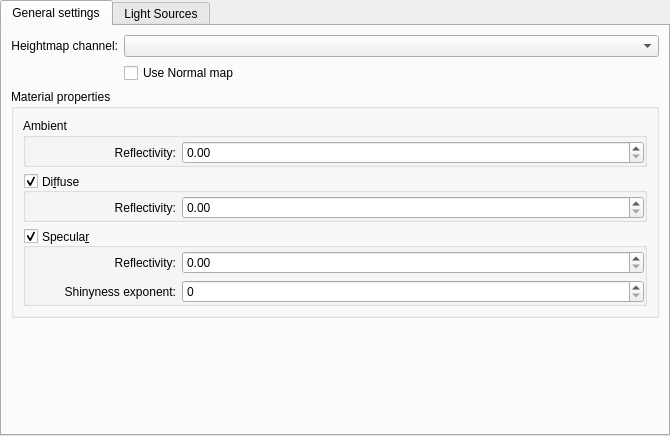
<?xml version="1.0" encoding="UTF-8"?>
<ui version="4.0">
 <author>
    SPDX-FileCopyrightText: none
    SPDX-License-Identifier: GPL-3.0-or-later
  </author>
 <class>WdgPhongBumpmap</class>
 <widget class="QWidget" name="WdgPhongBumpmap">
  <property name="geometry">
   <rect>
    <x>0</x>
    <y>0</y>
    <width>670</width>
    <height>436</height>
   </rect>
  </property>
  <property name="sizePolicy">
   <sizepolicy hsizetype="Expanding" vsizetype="Expanding">
    <horstretch>0</horstretch>
    <verstretch>0</verstretch>
   </sizepolicy>
  </property>
  <property name="minimumSize">
   <size>
    <width>570</width>
    <height>323</height>
   </size>
  </property>
  <property name="baseSize">
   <size>
    <width>570</width>
    <height>323</height>
   </size>
  </property>
  <layout class="QHBoxLayout" name="horizontalLayout">
   <property name="sizeConstraint">
    <enum>QLayout::SetDefaultConstraint</enum>
   </property>
   <property name="leftMargin">
    <number>0</number>
   </property>
   <property name="topMargin">
    <number>0</number>
   </property>
   <property name="rightMargin">
    <number>0</number>
   </property>
   <property name="bottomMargin">
    <number>0</number>
   </property>
   <item>
    <widget class="QTabWidget" name="settingsTabWidget">
     <property name="sizePolicy">
      <sizepolicy hsizetype="Expanding" vsizetype="Expanding">
       <horstretch>0</horstretch>
       <verstretch>0</verstretch>
      </sizepolicy>
     </property>
     <property name="currentIndex">
      <number>0</number>
     </property>
     <widget class="QWidget" name="generalSettings">
      <attribute name="title">
       <string>General settings</string>
      </attribute>
      <layout class="QGridLayout" name="gridLayout_4">
       <item row="2" column="0" colspan="2">
        <widget class="QGroupBox" name="materialParametersGroupBox">
         <property name="sizePolicy">
          <sizepolicy hsizetype="Preferred" vsizetype="Fixed">
           <horstretch>0</horstretch>
           <verstretch>0</verstretch>
          </sizepolicy>
         </property>
         <property name="title">
          <string>Material properties</string>
         </property>
         <property name="flat">
          <bool>true</bool>
         </property>
         <layout class="QGridLayout" name="gridLayout_6">
          <item row="2" column="0">
           <widget class="QGroupBox" name="specularReflectivityGroup">
            <property name="title">
             <string>Specula&amp;r</string>
            </property>
            <property name="alignment">
             <set>Qt::AlignLeading|Qt::AlignLeft|Qt::AlignVCenter</set>
            </property>
            <property name="flat">
             <bool>true</bool>
            </property>
            <property name="checkable">
             <bool>true</bool>
            </property>
            <layout class="QGridLayout" name="gridLayout_3">
             <property name="leftMargin">
              <number>0</number>
             </property>
             <property name="topMargin">
              <number>3</number>
             </property>
             <property name="rightMargin">
              <number>0</number>
             </property>
             <property name="bottomMargin">
              <number>0</number>
             </property>
             <item row="0" column="0">
              <widget class="QLabel" name="lblSpecularReflectivity">
               <property name="text">
                <string>Reflectivity:</string>
               </property>
               <property name="alignment">
                <set>Qt::AlignRight|Qt::AlignTrailing|Qt::AlignVCenter</set>
               </property>
              </widget>
             </item>
             <item row="0" column="1">
              <widget class="KisDoubleSliderSpinBox" name="specularReflectivityKisDoubleSliderSpinBox" native="true">
               <property name="sizePolicy">
                <sizepolicy hsizetype="MinimumExpanding" vsizetype="Fixed">
                 <horstretch>1</horstretch>
                 <verstretch>1</verstretch>
                </sizepolicy>
               </property>              
               <property name="maximumSize">
                <size>
                 <width>16777215</width>
                 <height>23</height>
                </size>
               </property>
              </widget>
             </item>
             <item row="1" column="0">
              <widget class="QLabel" name="lblSpecularShinyExp">
               <property name="text">
                <string>Shinyness exponent:</string>
               </property>
               <property name="alignment">
                <set>Qt::AlignRight|Qt::AlignTrailing|Qt::AlignVCenter</set>
               </property>
              </widget>
             </item>
             <item row="1" column="1">
              <widget class="KisSliderSpinBox" name="shininessExponentKisSliderSpinBox" native="true">
               <property name="sizePolicy">
                <sizepolicy hsizetype="Minimum" vsizetype="Fixed">
                 <horstretch>1</horstretch>
                 <verstretch>1</verstretch>
                </sizepolicy>
               </property>              
               <property name="maximumSize">
                <size>
                 <width>16777215</width>
                 <height>23</height>
                </size>
               </property>
              </widget>
             </item>
             <item row="2" column="0">
              <spacer name="horizontalSpacer_3">
               <property name="orientation">
                <enum>Qt::Horizontal</enum>
               </property>
               <property name="sizeType">
                <enum>QSizePolicy::Fixed</enum>
               </property>
               <property name="sizeHint" stdset="0">
                <size>
                 <width>150</width>
                 <height>0</height>
                </size>
               </property>
              </spacer>
             </item>
            </layout>
           </widget>
          </item>
          <item row="1" column="0">
           <widget class="QGroupBox" name="diffuseReflectivityGroup">
            <property name="layoutDirection">
             <enum>Qt::LeftToRight</enum>
            </property>
            <property name="title">
             <string>Di&amp;ffuse</string>
            </property>
            <property name="alignment">
             <set>Qt::AlignLeading|Qt::AlignLeft|Qt::AlignVCenter</set>
            </property>
            <property name="flat">
             <bool>true</bool>
            </property>
            <property name="checkable">
             <bool>true</bool>
            </property>
            <layout class="QGridLayout" name="gridLayout_2">
             <property name="leftMargin">
              <number>0</number>
             </property>
             <property name="topMargin">
              <number>3</number>
             </property>
             <property name="rightMargin">
              <number>0</number>
             </property>
             <property name="bottomMargin">
              <number>0</number>
             </property>
             <item row="0" column="0">
              <widget class="QLabel" name="lblDiffuseReflectivity">
               <property name="text">
                <string>Reflectivity:</string>
               </property>
               <property name="alignment">
                <set>Qt::AlignRight|Qt::AlignTrailing|Qt::AlignVCenter</set>
               </property>
              </widget>
             </item>
             <item row="0" column="1">
              <widget class="KisDoubleSliderSpinBox" name="diffuseReflectivityKisDoubleSliderSpinBox" native="true">
               <property name="sizePolicy">
                <sizepolicy hsizetype="Expanding" vsizetype="Fixed">
                 <horstretch>1</horstretch>
                 <verstretch>1</verstretch>
                </sizepolicy>
               </property>

               <property name="maximumSize">
                <size>
                 <width>16777215</width>
                 <height>23</height>
                </size>
               </property>
              </widget>
             </item>
             <item row="1" column="0">
              <spacer name="horizontalSpacer_2">
               <property name="orientation">
                <enum>Qt::Horizontal</enum>
               </property>
               <property name="sizeType">
                <enum>QSizePolicy::Fixed</enum>
               </property>
               <property name="sizeHint" stdset="0">
                <size>
                 <width>150</width>
                 <height>0</height>
                </size>
               </property>
              </spacer>
             </item>
            </layout>
           </widget>
          </item>
          <item row="0" column="0">
           <widget class="QGroupBox" name="AmbientGroup">
            <property name="title">
             <string>Ambient</string>
            </property>
            <property name="flat">
             <bool>true</bool>
            </property>
            <property name="checkable">
             <bool>false</bool>
            </property>
            <layout class="QGridLayout" name="gridLayout">
             <property name="leftMargin">
              <number>0</number>
             </property>
             <property name="topMargin">
              <number>3</number>
             </property>
             <property name="rightMargin">
              <number>0</number>
             </property>
             <property name="bottomMargin">
              <number>0</number>
             </property>
             <property name="spacing">
              <number>6</number>
             </property>
             <item row="0" column="0">
              <widget class="QLabel" name="lblAmbientReflectivity">
               <property name="text">
                <string>Reflectivity:</string>
               </property>
               <property name="alignment">
                <set>Qt::AlignRight|Qt::AlignTrailing|Qt::AlignVCenter</set>
               </property>
              </widget>
             </item>
             <item row="0" column="1">
              <widget class="KisDoubleSliderSpinBox" name="ambientReflectivityKisDoubleSliderSpinBox" native="true">
               <property name="sizePolicy">
                <sizepolicy hsizetype="MinimumExpanding" vsizetype="Fixed">
                 <horstretch>1</horstretch>
                 <verstretch>1</verstretch>
                </sizepolicy>
               </property>              
               <property name="maximumSize">
                <size>
                 <width>16777215</width>
                 <height>23</height>
                </size>
               </property>
              </widget>
             </item>
             <item row="1" column="0">
              <spacer name="horizontalSpacer_4">
               <property name="orientation">
                <enum>Qt::Horizontal</enum>
               </property>
               <property name="sizeType">
                <enum>QSizePolicy::Fixed</enum>
               </property>
               <property name="sizeHint" stdset="0">
                <size>
                 <width>150</width>
                 <height>0</height>
                </size>
               </property>
              </spacer>
             </item>
            </layout>
           </widget>
          </item>
         </layout>
        </widget>
       </item>
       <item row="0" column="0">
        <widget class="QLabel" name="lblHeightmapChannel">
         <property name="text">
          <string>Heightmap channel:</string>
         </property>
         <property name="alignment">
          <set>Qt::AlignRight|Qt::AlignTrailing|Qt::AlignVCenter</set>
         </property>
        </widget>
       </item>
       <item row="0" column="1">
        <widget class="QComboBox" name="heightChannelComboBox">
         <property name="sizePolicy">
          <sizepolicy hsizetype="Expanding" vsizetype="Fixed">
           <horstretch>0</horstretch>
           <verstretch>0</verstretch>
          </sizepolicy>
         </property>
        </widget>
       </item>
       <item row="1" column="0">
        <spacer name="verticalSpacer_3">
         <property name="orientation">
          <enum>Qt::Vertical</enum>
         </property>
         <property name="sizeType">
          <enum>QSizePolicy::Fixed</enum>
         </property>
         <property name="sizeHint" stdset="0">
          <size>
           <width>20</width>
           <height>16</height>
          </size>
         </property>
        </spacer>
       </item>
       <item row="3" column="0">
        <spacer name="verticalSpacer">
         <property name="orientation">
          <enum>Qt::Vertical</enum>
         </property>
         <property name="sizeType">
          <enum>QSizePolicy::MinimumExpanding</enum>
         </property>
         <property name="sizeHint" stdset="0">
          <size>
           <width>20</width>
           <height>9</height>
          </size>
         </property>
        </spacer>
       </item>
       <item row="1" column="1">
        <widget class="QCheckBox" name="useNormalMap">
         <property name="text">
          <string extracomment="Whether or not this filter should only use a given channel or use all channels and treat them as a normal map">Use Normal map</string>
         </property>
         <property name="tristate">
          <bool>false</bool>
         </property>
        </widget>
       </item>
      </layout>
     </widget>
     <widget class="QWidget" name="lightSources">
      <attribute name="title">
       <string>Light Sources</string>
      </attribute>
      <layout class="QGridLayout" name="gridLayout_9">
       <property name="leftMargin">
        <number>10</number>
       </property>
       <property name="topMargin">
        <number>10</number>
       </property>
       <property name="rightMargin">
        <number>10</number>
       </property>
       <property name="bottomMargin">
        <number>10</number>
       </property>
       <property name="spacing">
        <number>10</number>
       </property>
       <item row="1" column="1">
        <widget class="QGroupBox" name="lightSourceGroupBox4">
         <property name="sizePolicy">
          <sizepolicy hsizetype="Fixed" vsizetype="Fixed">
           <horstretch>0</horstretch>
           <verstretch>0</verstretch>
          </sizepolicy>
         </property>
         <property name="title">
          <string>Light Source &amp;4</string>
         </property>
         <property name="flat">
          <bool>true</bool>
         </property>
         <property name="checkable">
          <bool>true</bool>
         </property>
         <property name="checked">
          <bool>false</bool>
         </property>
         <layout class="QFormLayout" name="formLayout_8">
          <property name="fieldGrowthPolicy">
           <enum>QFormLayout::AllNonFixedFieldsGrow</enum>
          </property>
          <property name="horizontalSpacing">
           <number>5</number>
          </property>
          <property name="verticalSpacing">
           <number>5</number>
          </property>
          <property name="leftMargin">
           <number>10</number>
          </property>
          <property name="topMargin">
           <number>10</number>
          </property>
          <property name="rightMargin">
           <number>10</number>
          </property>
          <property name="bottomMargin">
           <number>10</number>
          </property>
          <item row="0" column="0">
           <layout class="QFormLayout" name="formLayout_4">
            <item row="0" column="0">
             <widget class="QLabel" name="colorLabel4">
              <property name="text">
               <string>Color:</string>
              </property>
              <property name="alignment">
               <set>Qt::AlignRight|Qt::AlignTrailing|Qt::AlignVCenter</set>
              </property>
             </widget>
            </item>
            <item row="0" column="1">
             <widget class="KColorCombo" name="lightKColorCombo4">
              <property name="color">
               <color>
                <red>255</red>
                <green>255</green>
                <blue>0</blue>
               </color>
              </property>
             </widget>
            </item>
            <item row="1" column="0">
             <widget class="QLabel" name="azimuthLabel4">
              <property name="toolTip">
               <string>Direction of the light, the dial tip represents where the light comes from.</string>
              </property>
              <property name="text">
               <string>Azimuth:</string>
              </property>
              <property name="alignment">
               <set>Qt::AlignRight|Qt::AlignTrailing|Qt::AlignVCenter</set>
              </property>
             </widget>
            </item>
            <item row="2" column="0">
             <widget class="QLabel" name="inclinationLabel4">
              <property name="toolTip">
               <string>Vertical tilt of the light. 90° is perpendicular to the canvas, 0° is parallel.</string>
              </property>
              <property name="text">
               <string>Inclination:</string>
              </property>
              <property name="alignment">
               <set>Qt::AlignRight|Qt::AlignTrailing|Qt::AlignVCenter</set>
              </property>
             </widget>
            </item>
            <item row="1" column="1">
             <widget class="KisAngleSelector" name="azimuthAngleSelector4" native="true"/>
            </item>
            <item row="2" column="1">
             <widget class="KisAngleSelector" name="elevationAngleSelector4" native="true"/>
            </item>
           </layout>
          </item>
         </layout>
        </widget>
       </item>
       <item row="1" column="0">
        <widget class="QGroupBox" name="lightSourceGroupBox2">
         <property name="sizePolicy">
          <sizepolicy hsizetype="Fixed" vsizetype="Fixed">
           <horstretch>0</horstretch>
           <verstretch>0</verstretch>
          </sizepolicy>
         </property>
         <property name="title">
          <string>Light Source &amp;2</string>
         </property>
         <property name="flat">
          <bool>true</bool>
         </property>
         <property name="checkable">
          <bool>true</bool>
         </property>
         <layout class="QFormLayout" name="formLayout_6">
          <property name="horizontalSpacing">
           <number>5</number>
          </property>
          <property name="verticalSpacing">
           <number>5</number>
          </property>
          <property name="leftMargin">
           <number>10</number>
          </property>
          <property name="topMargin">
           <number>10</number>
          </property>
          <property name="rightMargin">
           <number>10</number>
          </property>
          <property name="bottomMargin">
           <number>10</number>
          </property>
          <item row="0" column="0">
           <layout class="QFormLayout" name="formLayout_2">
            <item row="0" column="0">
             <widget class="QLabel" name="colorLabel2">
              <property name="text">
               <string>Color:</string>
              </property>
              <property name="alignment">
               <set>Qt::AlignRight|Qt::AlignTrailing|Qt::AlignVCenter</set>
              </property>
             </widget>
            </item>
            <item row="0" column="1">
             <widget class="KColorCombo" name="lightKColorCombo2">
              <property name="color">
               <color>
                <red>255</red>
                <green>0</green>
                <blue>0</blue>
               </color>
              </property>
             </widget>
            </item>
            <item row="1" column="0">
             <widget class="QLabel" name="azimuthLabel2">
              <property name="toolTip">
               <string>Direction of the light, the dial tip represents where the light comes from.</string>
              </property>
              <property name="text">
               <string>Azimuth:</string>
              </property>
              <property name="alignment">
               <set>Qt::AlignRight|Qt::AlignTrailing|Qt::AlignVCenter</set>
              </property>
             </widget>
            </item>
            <item row="2" column="0">
             <widget class="QLabel" name="inclinationLabel2">
              <property name="toolTip">
               <string>Vertical tilt of the light. 90° is perpendicular to the canvas, 0° is parallel.</string>
              </property>
              <property name="text">
               <string>Inclination:</string>
              </property>
              <property name="alignment">
               <set>Qt::AlignRight|Qt::AlignTrailing|Qt::AlignVCenter</set>
              </property>
             </widget>
            </item>
            <item row="1" column="1">
             <widget class="KisAngleSelector" name="azimuthAngleSelector2" native="true"/>
            </item>
            <item row="2" column="1">
             <widget class="KisAngleSelector" name="elevationAngleSelector2" native="true"/>
            </item>
           </layout>
          </item>
         </layout>
        </widget>
       </item>
       <item row="0" column="0">
        <widget class="QGroupBox" name="lightSourceGroupBox1">
         <property name="sizePolicy">
          <sizepolicy hsizetype="Fixed" vsizetype="Fixed">
           <horstretch>0</horstretch>
           <verstretch>0</verstretch>
          </sizepolicy>
         </property>
         <property name="title">
          <string>Light Source &amp;1</string>
         </property>
         <property name="flat">
          <bool>true</bool>
         </property>
         <property name="checkable">
          <bool>true</bool>
         </property>
         <layout class="QFormLayout" name="formLayout_5">
          <property name="horizontalSpacing">
           <number>5</number>
          </property>
          <property name="verticalSpacing">
           <number>5</number>
          </property>
          <property name="leftMargin">
           <number>10</number>
          </property>
          <property name="topMargin">
           <number>10</number>
          </property>
          <property name="rightMargin">
           <number>10</number>
          </property>
          <property name="bottomMargin">
           <number>10</number>
          </property>
          <item row="0" column="0">
           <layout class="QFormLayout" name="formLayout">
            <property name="horizontalSpacing">
             <number>6</number>
            </property>
            <property name="verticalSpacing">
             <number>6</number>
            </property>
            <item row="0" column="0">
             <widget class="QLabel" name="colorLabel1">
              <property name="text">
               <string>Color:</string>
              </property>
              <property name="alignment">
               <set>Qt::AlignRight|Qt::AlignTrailing|Qt::AlignVCenter</set>
              </property>
             </widget>
            </item>
            <item row="0" column="1">
             <widget class="KColorCombo" name="lightKColorCombo1">
              <property name="color">
               <color>
                <red>255</red>
                <green>255</green>
                <blue>0</blue>
               </color>
              </property>
             </widget>
            </item>
            <item row="1" column="0">
             <widget class="QLabel" name="azimuthLabel1">
              <property name="toolTip">
               <string>Direction of the light, the dial tip represents where the light comes from.</string>
              </property>
              <property name="text">
               <string>Azimuth:</string>
              </property>
              <property name="alignment">
               <set>Qt::AlignRight|Qt::AlignTrailing|Qt::AlignVCenter</set>
              </property>
             </widget>
            </item>
            <item row="2" column="0">
             <widget class="QLabel" name="inclinationLabel1">
              <property name="toolTip">
               <string>Vertical tilt of the light. 90° is perpendicular to the canvas, 0° is parallel.</string>
              </property>
              <property name="text">
               <string>Inclination:</string>
              </property>
              <property name="alignment">
               <set>Qt::AlignRight|Qt::AlignTrailing|Qt::AlignVCenter</set>
              </property>
             </widget>
            </item>
            <item row="1" column="1">
             <widget class="KisAngleSelector" name="azimuthAngleSelector1" native="true"/>
            </item>
            <item row="2" column="1">
             <widget class="KisAngleSelector" name="elevationAngleSelector1" native="true"/>
            </item>
           </layout>
          </item>
         </layout>
        </widget>
       </item>
       <item row="0" column="1">
        <widget class="QGroupBox" name="lightSourceGroupBox3">
         <property name="sizePolicy">
          <sizepolicy hsizetype="Fixed" vsizetype="Fixed">
           <horstretch>0</horstretch>
           <verstretch>0</verstretch>
          </sizepolicy>
         </property>
         <property name="title">
          <string>Light Source &amp;3</string>
         </property>
         <property name="flat">
          <bool>true</bool>
         </property>
         <property name="checkable">
          <bool>true</bool>
         </property>
         <property name="checked">
          <bool>false</bool>
         </property>
         <layout class="QFormLayout" name="formLayout_7">
          <property name="horizontalSpacing">
           <number>5</number>
          </property>
          <property name="verticalSpacing">
           <number>5</number>
          </property>
          <property name="leftMargin">
           <number>10</number>
          </property>
          <property name="topMargin">
           <number>10</number>
          </property>
          <property name="rightMargin">
           <number>10</number>
          </property>
          <property name="bottomMargin">
           <number>10</number>
          </property>
          <item row="0" column="0">
           <layout class="QFormLayout" name="formLayout_3">
            <item row="0" column="0">
             <widget class="QLabel" name="colorLabel3">
              <property name="text">
               <string>Color:</string>
              </property>
              <property name="alignment">
               <set>Qt::AlignRight|Qt::AlignTrailing|Qt::AlignVCenter</set>
              </property>
             </widget>
            </item>
            <item row="0" column="1">
             <widget class="KColorCombo" name="lightKColorCombo3">
              <property name="color">
               <color>
                <red>0</red>
                <green>255</green>
                <blue>0</blue>
               </color>
              </property>
             </widget>
            </item>
            <item row="1" column="0">
             <widget class="QLabel" name="azimuthLabel3">
              <property name="toolTip">
               <string>Direction of the light, the dial tip represents where the light comes from.</string>
              </property>
              <property name="text">
               <string>Azimuth:</string>
              </property>
              <property name="alignment">
               <set>Qt::AlignRight|Qt::AlignTrailing|Qt::AlignVCenter</set>
              </property>
             </widget>
            </item>
            <item row="2" column="0">
             <widget class="QLabel" name="inclinationLabel3">
              <property name="toolTip">
               <string>Vertical tilt of the light. 90° is perpendicular to the canvas, 0° is parallel.</string>
              </property>
              <property name="text">
               <string>Inclination:</string>
              </property>
              <property name="alignment">
               <set>Qt::AlignRight|Qt::AlignTrailing|Qt::AlignVCenter</set>
              </property>
             </widget>
            </item>
            <item row="1" column="1">
             <widget class="KisAngleSelector" name="azimuthAngleSelector3" native="true"/>
            </item>
            <item row="2" column="1">
             <widget class="KisAngleSelector" name="elevationAngleSelector3" native="true"/>
            </item>
           </layout>
          </item>
         </layout>
        </widget>
       </item>
       <item row="2" column="0" colspan="2">
        <spacer name="verticalSpacer_2">
         <property name="orientation">
          <enum>Qt::Vertical</enum>
         </property>
        </spacer>
       </item>
      </layout>
     </widget>
    </widget>
   </item>
  </layout>
 </widget>
 <customwidgets>
  <customwidget>
   <class>KColorCombo</class>
   <extends>QComboBox</extends>
   <header>kcolorcombo.h</header>
  </customwidget>
  <customwidget>
   <class>KisDoubleSliderSpinBox</class>
   <extends>QDoubleSpinBox</extends>
   <header>kis_slider_spin_box.h</header>
   <container>1</container>
  </customwidget>
  <customwidget>
   <class>KisSliderSpinBox</class>
   <extends>QSpinBox</extends>
   <header>kis_slider_spin_box.h</header>
   <container>1</container>
  </customwidget>
  <customwidget>
   <class>KisAngleSelector</class>
   <extends>QWidget</extends>
   <header location="global">KisAngleSelector.h</header>
   <container>1</container>
  </customwidget>
 </customwidgets>
 <tabstops>
  <tabstop>settingsTabWidget</tabstop>
  <tabstop>heightChannelComboBox</tabstop>
  <tabstop>diffuseReflectivityGroup</tabstop>
  <tabstop>specularReflectivityGroup</tabstop>
  <tabstop>lightSourceGroupBox1</tabstop>
  <tabstop>lightKColorCombo1</tabstop>
  <tabstop>lightSourceGroupBox2</tabstop>
  <tabstop>lightKColorCombo2</tabstop>
  <tabstop>lightSourceGroupBox3</tabstop>
  <tabstop>lightKColorCombo3</tabstop>
  <tabstop>lightSourceGroupBox4</tabstop>
  <tabstop>lightKColorCombo4</tabstop>
 </tabstops>
 <resources/>
 <connections/>
</ui>
